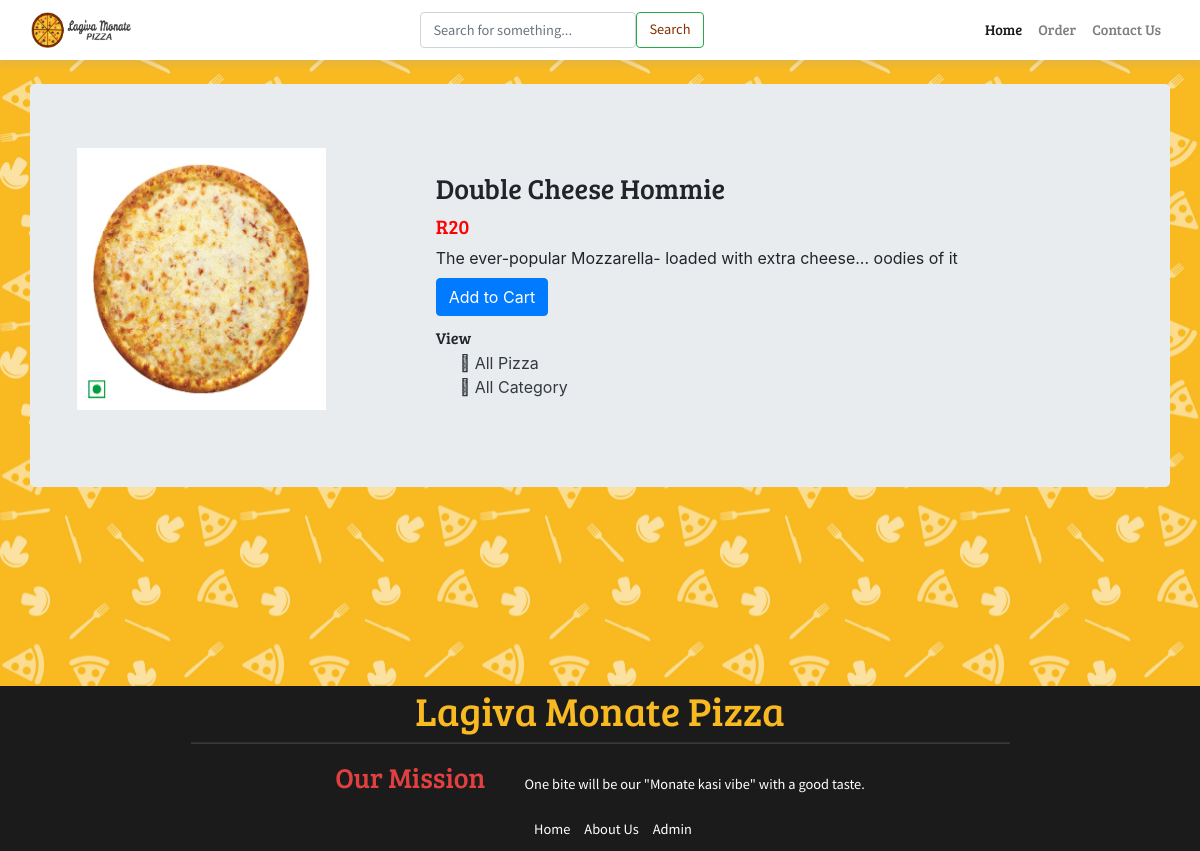
The page /viewPizza.php?pizzaid=2 on the database its author committed.
### tables this page shows
CREATE TABLE `pizza` (
  `pizzaId` int(12) NOT NULL,
  `pizzaName` varchar(255) NOT NULL,
  `pizzaPrice` int(12) NOT NULL,
  `pizzaDesc` text NOT NULL,
  `pizzaCategorieId` int(12) NOT NULL,
  `pizzaPubDate` datetime NOT NULL DEFAULT current_timestamp(),
  `price_branch` varchar(3) NOT NULL DEFAULT 'n'
);

### viewPizza.php (the view, shortened to what this page needs)
<!doctype html>
<html lang="en">
<head>
    <link rel="stylesheet" href="https://cdn.jsdelivr.net/npm/@fortawesome/fontawesome-free@5.15.4/css/fontawesome.min.css">
    <link rel="stylesheet" href="https://stackpath.bootstrapcdn.com/bootstrap/4.4.1/css/bootstrap.min.css">
    <link rel="stylesheet" type="text/css" href="./css/style.css">
</head>
<body>
    <?php include 'php/_dbconnect.php';?>
    <?php require 'php/navbar.php' ?>
    <div class="banner-spacer"></div>
    <div class="container my-4" id="cont">
        <div class="row jumbotron">
        <?php
            $pizzaId = $_GET['pizzaid'];
            $userId = 1;
            $loggedin = 1;
            $sql = "SELECT * FROM `pizza` WHERE pizzaId = $pizzaId";
            $result = mysqli_query($conn, $sql);
            $row = mysqli_fetch_assoc($result);
            $pizzaName = $row['pizzaName'];
            $pizzaPrice = $row['pizzaPrice'];
            $pizzaDesc = $row['pizzaDesc'];
            $pizzaCategorieId = $row['pizzaCategorieId'];
        ?>
        <?php
        echo  '<div class="col-md-4">
                <img src="img/pizza-'.$pizzaId. '.jpg" width="249px" height="262px">
            </div>
            <div class="col-md-8 my-4">
                <h3>' . $pizzaName . '</h3>
                <h5 style="color: #ff0000">R'.$pizzaPrice. '</h5>
                <p class="mb-0">' .$pizzaDesc .'</p>';
                if($loggedin){
                    $quaSql = "SELECT `itemQuantity` FROM `viewcart` WHERE pizzaId = '$pizzaId' AND `userId`='$userId'";
                    $quaresult = mysqli_query($conn, $quaSql);
                    $quaExistRows = mysqli_num_rows($quaresult);
                    if($quaExistRows == 0) {
                        echo '<form action="partials/_manageCart.php" method="POST">
                              <input type="hidden" name="itemId" value="'.$pizzaId. '">
                              <button type="submit" name="addToCart" class="btn btn-primary my-2">Add to Cart</button>';
                    }else {
                        echo '<a href="viewCart.php"><button class="btn btn-primary my-2">Go to Cart</button></a>';
                    }
                }
                else{
                    echo '<button class="btn btn-primary my-2" data-toggle="modal" data-target="#loginModal">Add to Cart</button>';
                }
                echo '</form>
                <h6 class="my-1"> View </h6>
                <div class="mx-4">
                    <a href="viewPizzaList.php?catid=' . $pizzaCategorieId . '" class="active text-dark">
                    <i class="fas fa-qrcode"></i>
                        <span>All Pizza</span>
                    </a>
                </div>
                <div class="mx-4">
                    <a href="index.php" class="active text-dark">
                    <i class="fas fa-qrcode"></i>
                        <span>All Category</span>
                    </a>
                </div>
            </div>'
        ?>
        </div>
    </div>
    <?php require 'php/footer.php' ?>
</body>
</html>

### css/style.css (style rules this page uses)
* { text-align: none; }
body { background-image: url(../images/texture.jpg); background-size: 240px; }
.banner-spacer { height: 60px; width: 100%; }
h1, h2, h3, h4, h5, h6 { font-family: b-serif; }

### viewPizza.php (style rules this page uses)
#cont { min-height : 578px; }

### rows shown on the page
pizza: pizzaName "Double Cheese Hommie", pizzaPrice "20", pizzaDesc "The ever-popular Mozzarella- loaded with extra cheese... oodies of it"
